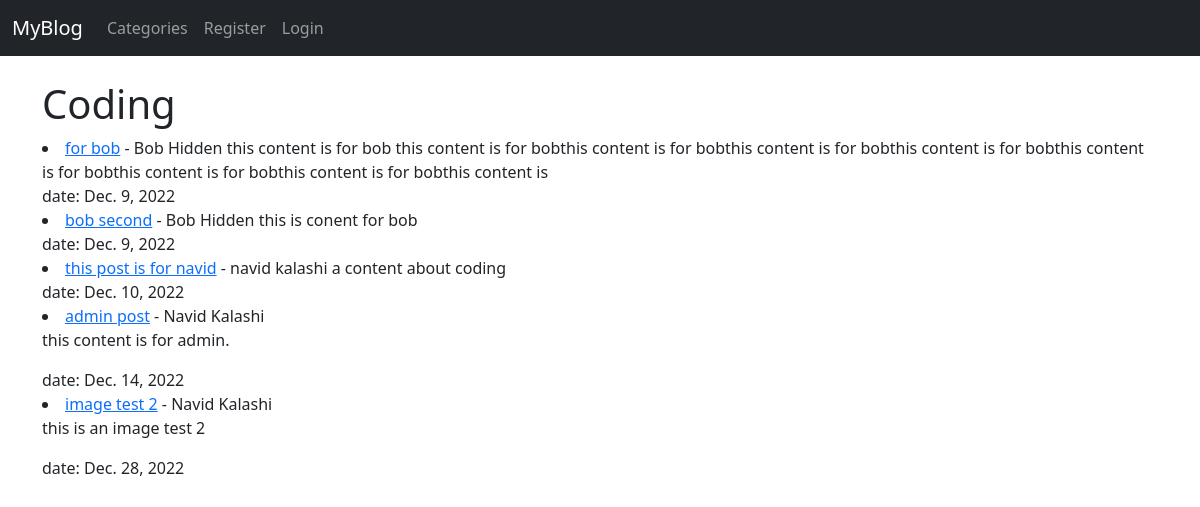
/category/coding/, run on the app's committed database.
### blog/models.py (models this page shows, shortened)
class Post(models.Model):
    title = models.CharField(max_length=255)
    header_image = models.ImageField(null=True, blank=True, upload_to='images/')
    title_tag = models.CharField(max_length=255)
    author = models.ForeignKey(User, on_delete=models.CASCADE)
    body = RichTextField(blank=True, null=True)
    date = models.DateField(auto_now_add=True)
    category = models.CharField(max_length=255, default='coding')
    snippet = models.CharField(max_length=255)
    likes = models.ManyToManyField(User, related_name='blog_posts')

### blog/views.py (the view)
# urls.py: path('category/<str:cats>/', categoryView, name='category'),
def categoryView(request, cats):
    category_posts = Post.objects.filter(category=cats.replace('-', ' '))
    return render(request, 'categories.html', {'cats': cats.title().replace('-', ' '), 'category_posts': category_posts})

### blog/templates/categories.html (shortened to what this page needs)
{% extends 'base.html' %}
{% block content %}
    {% if category_posts %}
        <h1>{{cats}}</h1>
        {% for post in category_posts %}
            <li><a href="{% url 'article_detail' post.pk %}">{{post.title}}</a>
                - {{post.author.first_name}} {{post.author.last_name}}
            {{post.body|slice:':200'|safe}}</li>
            date: {{post.date}}
    {% endfor %}
    {% else %}
        <h2>sorry this page does not exist!</h2>
    {% endif %}
{% endblock content %}

### data on the page
Post: title "for bob", author.first_name "Bob", author.last_name "Hidden", body "this content is for bob this content is for bobthis content is for bobthis content is for bobthis content is for bobthis content is for bobthis content is for bobthis content is for bobthis content is", date "Dec. 9, 2022"
Post: title "bob second", author.first_name "Bob", author.last_name "Hidden", body "this is conent for bob", date "Dec. 9, 2022"
Post: title "this post is for navid", author.first_name "navid", author.last_name "kalashi", body "a content about coding", date "Dec. 10, 2022"
Post: title "admin post", author.first_name "Navid", author.last_name "Kalashi", body "this content is for admin.", date "Dec. 14, 2022"
Post: title "image test 2", author.first_name "Navid", author.last_name "Kalashi", body "this is an image test 2", date "Dec. 28, 2022"

### other printed values
{{ cats }} "Coding"
